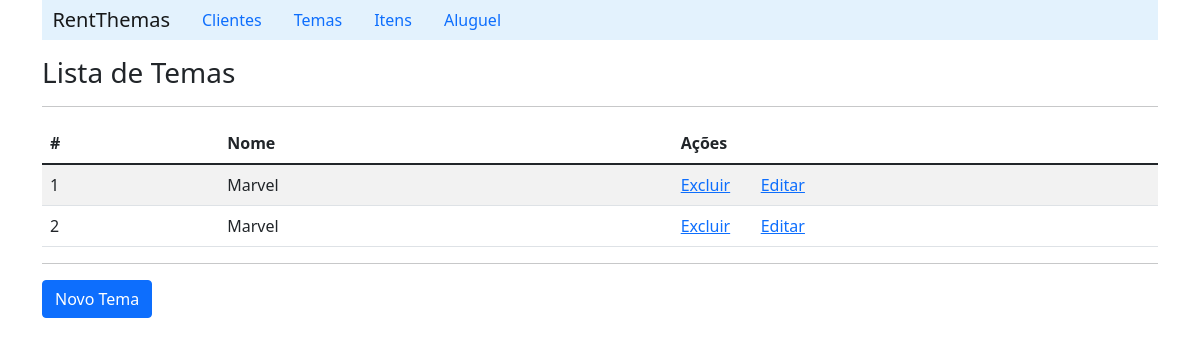
/listTema/, run on an earlier commit of the app's database.
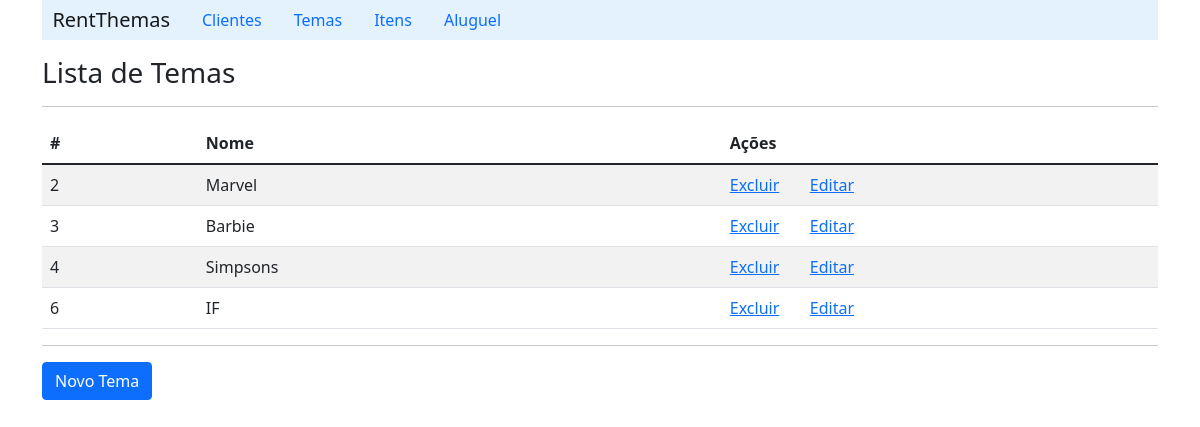
And on a later commit of the database.
### api/models.py (models this page shows, shortened)
class Tema(models.Model):
    nome = models.CharField(max_length=50)
    valor_aluguel = models.DecimalField("Valor de aluguel",max_digits=6, decimal_places=2)
    cor = models.CharField(max_length=10)
    tema = models.ManyToManyField(Item)

### api/views.py (the view)
# urls.py: path('listTema/', temaview.list_tema),
    def list_tema(self, request):
        tema_list = TemaDAO.list_tema(request)
        context = {'tema_list': tema_list}
        return render(request, 'tema/listTema.html', context)

### api/daos.py (called while the page is built)
    def list_tema(self):
        tema_list = Tema.objects.all()
        return tema_list

### api/templates/tema/listTema.html (shortened to what this page needs)
{% extends "index.html" %}
    {% block content %}
        <h3>Lista de Temas</h3>
        <hr>
        <table class="table table-striped">
            {% if tema_list %}
                <thead>
                    <tr>
                        <th scope="col">#</th>
                        <th scope="col">Nome</th>
                        <th scope="col">Ações</th>
                        <th scope="col"></th>
                    </tr>
                </thead>
                {% for tema in tema_list%}
                    <tr>
                        <td>{{tema.id}}</td>
                        <td>{{tema.nome}}</td>
                        <td width='80'><a href="/deleteTema/{{tema.id}}">Excluir</a></td>
                        <td><a href="/detailTema/{{tema.id}}">Editar</a></td>
                    </tr>
                {% endfor %}
            {% else %}
                <p>Nenhum tema cadastrado!!</p>
            {%endif%}
        </table>
        <hr>
        <a class="btn btn-primary" href="/formTema">Novo Tema</a>
    {% endblock %}

What changed in the data, as far as the page shows it:
removed Tema: id "1", nome "Marvel"
added Tema: id "3", nome "Barbie"
added Tema: id "4", nome "Simpsons"
added Tema: id "6", nome "IF"
